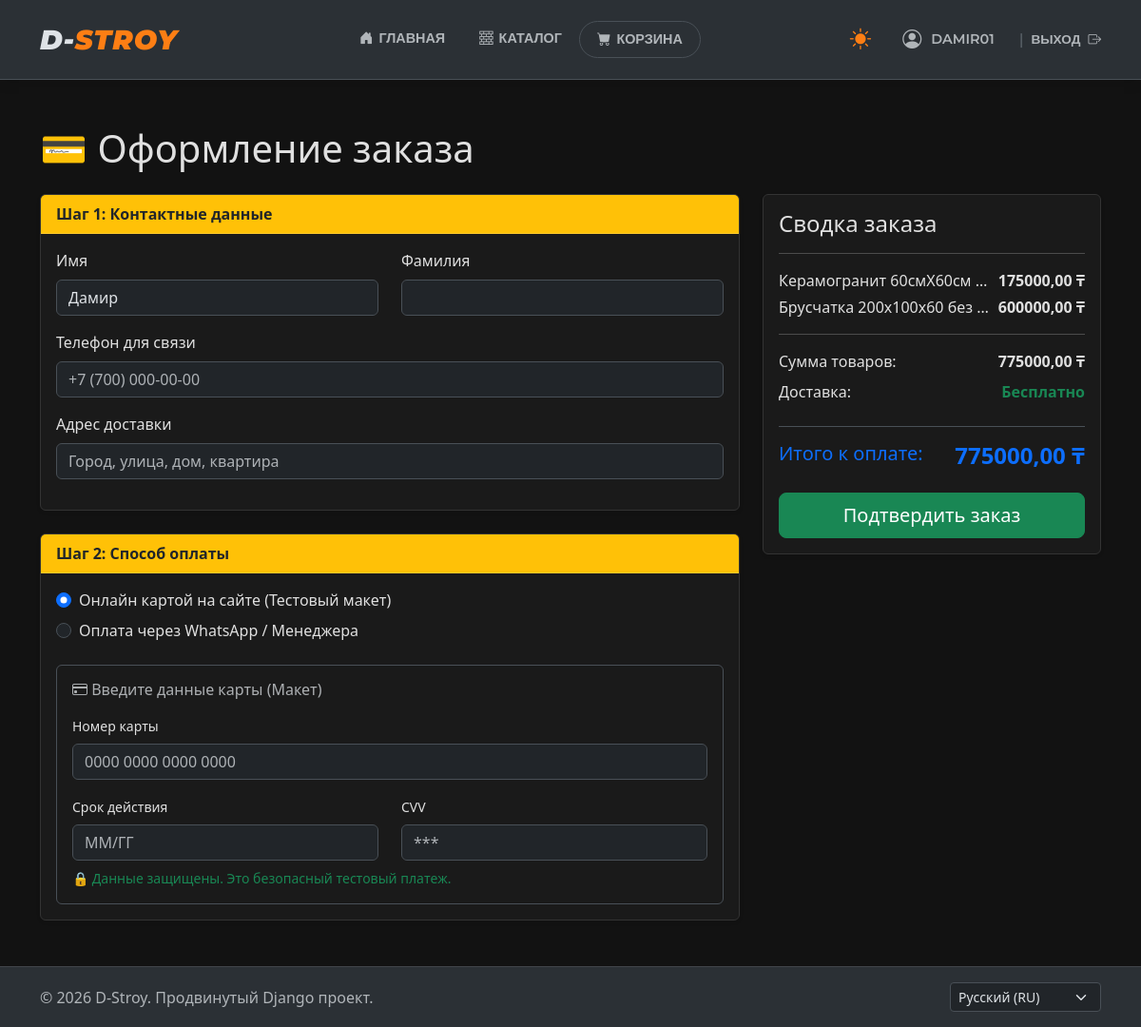
The app's page /store/checkout/ (signed in) with its own data.
### store/models.py (models this page shows, shortened)
class CartItem(models.Model):
    cart = models.ForeignKey(Cart, related_name='items', on_delete=models.CASCADE)
    product = models.ForeignKey(Product, on_delete=models.CASCADE)
    quantity = models.PositiveIntegerField(default=1, verbose_name="Количество упаковок")
    def get_total_price(self):
        return self.product.price * self.quantity

class Product(models.Model):
    category = models.ForeignKey(Category, on_delete=models.CASCADE, verbose_name="Категория")
    name = models.CharField(max_length=200, verbose_name="Название")
    slug = models.SlugField(max_length=200, unique=True)
    description = models.TextField(verbose_name="Описание")
    price = models.DecimalField(max_digits=10, decimal_places=2, verbose_name="Цена")
    coverage_area = models.DecimalField(max_digits=5, decimal_places=2, default=0.00, verbose_name="Площадь покрытия 1 упаковки (м²)", help_text="Для работы калькулятора. Например: 1.5 для кафеля. Оставьте 0, если это штучный товар.")
    weight = models.DecimalField(max_digits=7, decimal_places=2, default=0.00, verbose_name="Вес 1 упаковки (кг)", help_text="Для расчета доставки (тяжелее 1500 кг - доставка дороже).")
    stock = models.IntegerField(default=0, verbose_name="Наличие (кол-во упаковок)")
    available = models.BooleanField(default=True, verbose_name="В продаже")
    created = models.DateTimeField(auto_now_add=True)
    updated = models.DateTimeField(auto_now=True)
    image = CloudinaryField(blank=True, null=True, verbose_name="Изображение")
    image_2 = CloudinaryField(blank=True, null=True, verbose_name="Изображение 2")
    image_3 = CloudinaryField(blank=True, null=True, verbose_name="Изображение 3")
    class Meta:
        ordering = ['name']

### store/views.py (the view, shortened to what this page needs)
# urls.py: path('checkout/', views.checkout, name='checkout'),
@login_required
def checkout(request):
    cart = get_or_create_cart(request.user)
    if cart.items.count() == 0:
        messages.warning(request, "Ваша корзина пуста.")
        return redirect('store:catalog')
    total_price = cart.get_total_price()
    return render(request, 'store/checkout.html', {'cart': cart, 'total_price': total_price})

### store/models.py (called while the page is built)
    def get_total_price(self):
        return sum(item.get_total_price() for item in self.items.all())

### store/views.py (called while the page is built)
def get_or_create_cart(user):
    cart, created = Cart.objects.get_or_create(user=user)
    return cart

### store/templates/store/checkout.html (shortened to what this page needs)
{% extends "base.html" %}
{% block content %}
<h1 class="mt-4 mb-4">💳 Оформление заказа</h1>
<form method="post" action="{% url 'store:checkout' %}">
    <div class="row">
        <div class="col-lg-8">
            <div class="card shadow-sm mb-4">
                <div class="card-header bg-warning text-dark fw-bold">Шаг 1: Контактные данные</div>
                <div class="card-body">
                    <div class="row mb-3">
                        <div class="col-md-6">
                            <label class="form-label">Имя</label>
                            <input type="text" name="first_name" class="form-control" value="{{ user.first_name }}" required>
                        </div>
                        <div class="col-md-6">
                            <label class="form-label">Фамилия</label>
                            <input type="text" name="last_name" class="form-control" value="{{ user.last_name }}" required>
                        </div>
                    </div>
                    <div class="mb-3">
                        <label class="form-label">Телефон для связи</label>
                        <input type="tel" name="phone" class="form-control" placeholder="+7 (700) 000-00-00" required>
                    </div>
                    <div class="mb-3">
                        <label class="form-label">Адрес доставки</label>
                        <input type="text" name="address" class="form-control" placeholder="Город, улица, дом, квартира" required>
                    </div>
                </div>
            </div>
            <div class="card shadow-sm mb-4">
                <div class="card-header bg-warning text-dark fw-bold">Шаг 2: Способ оплаты</div>
                <div class="card-body">
                    <div class="form-check mb-2">
                        <input class="form-check-input" type="radio" name="payment_method" id="paymentOnline" value="online" checked onchange="togglePaymentMockup()">
                        <label class="form-check-label" for="paymentOnline">
                            Онлайн картой на сайте (Тестовый макет)
                        </label>
                    </div>
                    <div class="form-check mb-4">
                        <input class="form-check-input" type="radio" name="payment_method" id="paymentWhatsapp" value="whatsapp" onchange="togglePaymentMockup()">
                        <label class="form-check-label" for="paymentWhatsapp">
                            Оплата через WhatsApp / Менеджера
                        </label>
                    </div>
                    <div id="creditCardMockup" class="p-3 border rounded bg-light">
                        <h6 class="text-muted mb-3"><i class="bi bi-credit-card"></i> Введите данные карты (Макет)</h6>
                        <div class="mb-3">
                            <label class="form-label small">Номер карты</label>
                            <input type="text" class="form-control" placeholder="0000 0000 0000 0000" maxlength="19">
                        </div>
                        <div class="row">
                            <div class="col-6">
                                <label class="form-label small">Срок действия</label>
                                <input type="text" class="form-control" placeholder="ММ/ГГ" maxlength="5">
                            </div>
                            <div class="col-6">
                                <label class="form-label small">CVV</label>
                                <input type="password" class="form-control" placeholder="***" maxlength="3">
                            </div>
                        </div>
                        <small class="text-success mt-2 d-block">🔒 Данные защищены. Это безопасный тестовый платеж.</small>
                    </div>
                </div>
            </div>
        </div>
        <div class="col-lg-4">
            <div class="card bg-light shadow-sm sticky-top" style="top: 20px;">
                <div class="card-body">
                    <h4 class="card-title">Сводка заказа</h4>
                    <hr>
                    {% for item in cart.items.all %}
                    <div class="d-flex justify-content-between mb-1">
                        <span class="text-truncate" style="max-width: 70%;">{{ item.product.name }} (x{{ item.quantity }})</span>
                        <strong>{{ item.get_total_price }} ₸</strong>
                    </div>
                    {% endfor %}
                    <hr>
                    <div class="d-flex justify-content-between mb-2">
                        <span>Сумма товаров:</span>
                        <strong>{{ total_price }} ₸</strong>
                    </div>
                    <div class="d-flex justify-content-between mb-4">
                        <span>Доставка:</span>
                        <strong class="text-success">Бесплатно</strong>
                    </div>
                    <div class="d-flex justify-content-between border-top pt-3">
                        <h5 class="text-primary">Итого к оплате:</h5>
                        <h4 class="text-primary fw-bold">{{ total_price }} ₸</h4>
                    </div>
                    <button type="submit" class="btn btn-success btn-lg w-100 mt-3">
                        Подтвердить заказ
                    </button>
                </div>
            </div>
        </div>
    </div>
</form>
{% endblock content %}

### templates/includes/navbar.html (shortened to what this page needs)
{% load static %}
{% load i18n %}
<nav class="navbar navbar-expand-lg navbar-custom sticky-top">
    <div class="container">
        <a class="navbar-brand" href="{% url 'home' %}">
            D-<span>STROY</span>
        </a>
        <div class="collapse navbar-collapse" id="navbarNav">
            <ul class="navbar-nav mx-auto mb-2 mb-lg-0 mt-3 mt-lg-0 text-center">
                <li class="nav-item">
                    <a class="nav-link justify-content-center" href="{% url 'home' %}">
                        <i class="bi bi-house-door-fill"></i> Главная
                    </a>
                </li>
                <li class="nav-item">
                    <a class="nav-link justify-content-center" href="{% url 'store:catalog' %}">
                        <i class="bi bi-bricks"></i> Каталог
                    </a>
                </li>
                {% if user.is_authenticated %}
                <li class="nav-item mt-2 mt-lg-0">
                    <a class="nav-link btn-cart justify-content-center mx-auto" style="width: fit-content;" href="{% url 'store:cart_detail' %}">
                        <i class="bi bi-cart-fill"></i> Корзина
                    </a>
                </li>
                {% endif %}
            </ul>
            <ul class="navbar-nav align-items-center mt-3 mt-lg-0 justify-content-center">
                <li class="nav-item d-flex align-items-center mb-3 mb-lg-0">
                    <button id="theme-toggle-btn" title="Сменить тему">
                        <i class="bi bi-moon-stars-fill" id="theme-icon"></i>
                    </button>
                </li>
                {% if user.is_authenticated %}
                    <li class="nav-item mb-2 mb-lg-0">
                        <a class="nav-link" href="{% url 'profile' %}">
                            <i class="bi bi-person-circle fs-5 me-1"></i> {{ user.username }}
                        </a>
                    </li>
                    <li class="nav-item d-none d-lg-block mx-2 text-secondary">|</li>
                    <li class="nav-item">
                        <form action="{% url 'logout' %}" method="post" class="d-inline">
                            <button type="submit" class="logout-btn">
                                Выход <i class="bi bi-box-arrow-right ms-2"></i>
                            </button>
                        </form>
                    </li>
                {% endif %}
            </ul>
        </div>
    </div>
</nav>

### static/css/style.css (style rules this page uses)
html, body { height: 100%; }
.form-control, .form-select { box-shadow: none !important; }
[data-bs-theme="dark"] body { background-color: #121212; color: #e0e0e0; }
[data-bs-theme="dark"] .card { background-color: #1a1a1a; border-color: #333; color: #e0e0e0; }
[data-bs-theme="dark"] .bg-light { background-color: #1a1a1a !important; color: #e0e0e0 !important; }

### templates/base.html (style rules this page uses)
html { transition: background-color 0.3s ease, color 0.3s ease; }
body { background-color: var(--bs-body-bg); color: var(--bs-body-color); }

### templates/includes/navbar.html (style rules this page uses)
.navbar-custom { background-color: var(--bs-tertiary-bg) !important; padding: 15px 0; box-shadow: 0 4px 12px rgba(0,0,0,0.1); font-family: 'Montserrat', sans-serif; border-bottom: 1px solid var(--bs-border-color); transition: background-color 0.3s ease; }
.navbar-brand { font-weight: 900; font-style: italic; font-size: 1.8rem; letter-spacing: 1px; color: var(--bs-body-color) !important; text-transform: uppercase; }
.navbar-brand span { color: #fd7e14; }
.nav-link { font-weight: 600; font-size: 0.9rem; text-transform: uppercase; color: var(--bs-secondary-color) !important; margin: 0 10px; transition: all 0.3s ease; display: flex; align-items: center; gap: 6px; }
.logout-btn { background: transparent; border: none; color: var(--bs-secondary-color) !important; font-weight: 700; text-transform: uppercase; font-size: 0.85rem; transition: 0.3s; padding: 0; display: flex; align-items: center; }
.btn-cart { border-radius: 20px; padding: 8px 18px !important; border: 1px solid var(--bs-border-color); }
#theme-toggle-btn { background: none; border: none; color: var(--bs-body-color); font-size: 1.4rem; transition: 0.3s; padding: 0; margin-right: 15px; }

### records on screen
CartItem: product.name "Керамогранит 60смХ60см…", get_total_price "175000,00"
CartItem: product.name "Брусчатка 200х100х60 без…", get_total_price "600000,00"

### other values on screen
{{ user.username }} "DAMIR01"
{{ total_price }} "775000,00"
